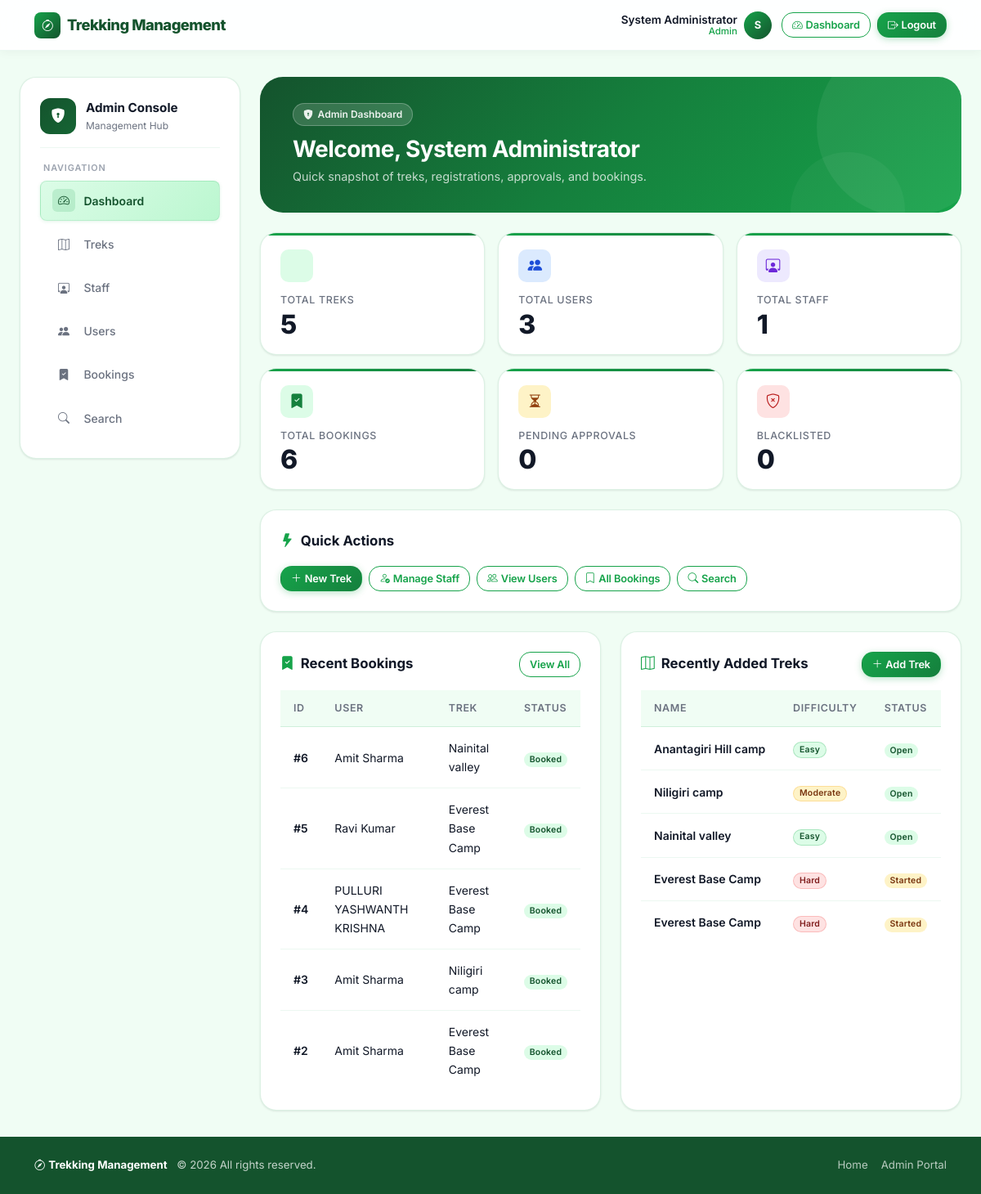
Page /admin/ (signed in) on the committed database.
### trekking_app/models.py (models this page shows, shortened)
class User(UserMixin, db.Model):
    __tablename__ = "users"
    id = db.Column(db.Integer, primary_key=True)
    full_name = db.Column(db.String(120), nullable=False)
    email = db.Column(db.String(255), unique=True, nullable=False, index=True)
    phone = db.Column(db.String(20), nullable=False)
    password_hash = db.Column(db.String(255), nullable=False)
    role = db.Column(db.String(20), nullable=False, default="user")
    approval_status = db.Column(db.String(20), nullable=False, default="approved")
    is_account_active = db.Column(db.Boolean, nullable=False, default=True)
    is_blacklisted = db.Column(db.Boolean, nullable=False, default=False)
    created_at = db.Column(db.DateTime, nullable=False, default=datetime.utcnow)
    updated_at = db.Column(
        db.DateTime,
        nullable=False,
        default=datetime.utcnow,
        onupdate=datetime.utcnow,
    )
    assigned_treks = db.relationship(
        "Trek",
        back_populates="assigned_staff",
        foreign_keys="Trek.assigned_staff_id",
        lazy="selectin",
    )
    bookings = db.relationship("Booking", back_populates="user", lazy="selectin")
    @property
    def is_staff_member(self):
        return self.role == "staff"

class Booking(db.Model):
    __tablename__ = "bookings"
    __table_args__ = (
        UniqueConstraint("user_id", "trek_id", name="uq_booking_user_trek"),
    )
    id = db.Column(db.Integer, primary_key=True)
    user_id = db.Column(db.Integer, db.ForeignKey("users.id"), nullable=False)
    trek_id = db.Column(db.Integer, db.ForeignKey("treks.id"), nullable=False)
    booking_date = db.Column(db.Date, nullable=False, default=date.today)
    status = db.Column(db.String(20), nullable=False, default="booked")
    created_at = db.Column(db.DateTime, nullable=False, default=datetime.utcnow)
    updated_at = db.Column(
        db.DateTime,
        nullable=False,
        default=datetime.utcnow,
        onupdate=datetime.utcnow,
    )
    user = db.relationship("User", back_populates="bookings", lazy="joined")
    trek = db.relationship("Trek", back_populates="bookings", lazy="joined")

class Trek(db.Model):
    __tablename__ = "treks"
    id = db.Column(db.Integer, primary_key=True)
    name = db.Column(db.String(150), nullable=False)
    location = db.Column(db.String(150), nullable=False)
    difficulty = db.Column(db.String(20), nullable=False)
    duration_days = db.Column(db.Integer, nullable=False)
    total_slots = db.Column(db.Integer, nullable=False)
    status = db.Column(db.String(20), nullable=False, default="closed")
    start_date = db.Column(db.Date, nullable=False)
    end_date = db.Column(db.Date, nullable=False)
    description = db.Column(db.Text, nullable=True)
    assigned_staff_id = db.Column(db.Integer, db.ForeignKey("users.id"), nullable=True)
    is_archived = db.Column(db.Boolean, nullable=False, default=False)
    created_at = db.Column(db.DateTime, nullable=False, default=datetime.utcnow)
    updated_at = db.Column(
        db.DateTime,
        nullable=False,
        default=datetime.utcnow,
        onupdate=datetime.utcnow,
    )
    assigned_staff = db.relationship(
        "User",
        back_populates="assigned_treks",
        foreign_keys=[assigned_staff_id],
        lazy="joined",
    )
    bookings = db.relationship("Booking", back_populates="trek", lazy="selectin")

### trekking_app/admin/routes.py (the view)
@admin_bp.route("/")
@role_required("admin")
def dashboard():
    total_treks = Trek.query.filter_by(is_archived=False).count()
    total_users = User.query.filter_by(role="user").count()
    total_staff = User.query.filter_by(role="staff").count()
    total_bookings = Booking.query.count()
    pending_staff = User.query.filter_by(role="staff", approval_status="pending").count()
    blacklisted_accounts = User.query.filter_by(is_blacklisted=True).count()
    recent_bookings = Booking.query.order_by(Booking.created_at.desc()).limit(5).all()
    recent_treks = (
        Trek.query.filter_by(is_archived=False)
        .order_by(Trek.created_at.desc())
        .limit(5)
        .all()
    )
    return render_template(
        "admin/dashboard.html",
        current_section="dashboard",
        user=current_user,
        total_treks=total_treks,
        total_users=total_users,
        total_staff=total_staff,
        total_bookings=total_bookings,
        pending_staff=pending_staff,
        blacklisted_accounts=blacklisted_accounts,
        recent_bookings=recent_bookings,
        recent_treks=recent_treks,
    )

### trekking_app/__init__.py (called while the page is built)
def register_context_processors(app):
    @app.context_processor
    def inject_layout_helpers():
        from trekking_app.auth.forms import LogoutForm
        def trek_status_badge(status):
            mapping = {
                "open": "text-bg-success",
                "started": "text-bg-warning",
                "completed": "text-bg-secondary",
                "closed": "text-bg-light border",
                "archived": "text-bg-danger",
            }
            return mapping.get(status, "text-bg-light border")
        return {
            "logout_form": LogoutForm(),
            "get_dashboard_endpoint": get_dashboard_endpoint,
            "current_year": datetime.utcnow().year,
            "trek_status_badge": trek_status_badge,
        }

@login_manager.user_loader
def load_user(user_id):
    return db.session.get(User, int(user_id))

### trekking_app/templates/admin/dashboard.html (shortened to what this page needs)
{% extends "admin/layout.html" %}
{% block admin_content %}
<div class="page-header mb-4">
  <div style="position:relative;z-index:1;">
    <div class="page-header-tag"><i class="bi bi-shield-lock-fill"></i> Admin Dashboard</div>
    <h2 class="h3 fw-bold mb-1">Welcome, {{ user.full_name }}</h2>
    <p class="page-header-subtitle mb-0">Quick snapshot of treks, registrations, approvals, and bookings.</p>
  </div>
</div>
<div class="row g-3 mb-4">
  {% for icon, label, value, color in [
    ('mountain', 'Total Treks', total_treks, 'green'),
    ('people-fill', 'Total Users', total_users, 'blue'),
    ('person-workspace', 'Total Staff', total_staff, 'purple'),
    ('bookmark-check-fill', 'Total Bookings', total_bookings, 'green'),
    ('hourglass-split', 'Pending Approvals', pending_staff, 'amber'),
    ('shield-x', 'Blacklisted', blacklisted_accounts, 'red'),
  ] %}
  <div class="col-md-6 col-lg-4">
    <div class="metric-card h-100">
      <div class="metric-icon {{ color }}"><i class="bi bi-{{ icon }}"></i></div>
      <div class="metric-label">{{ label }}</div>
      <div class="metric-value">{{ value }}</div>
    </div>
  </div>
  {% endfor %}
</div>
<div class="dashboard-card p-4 mb-4">
  <div class="section-title"><i class="bi bi-lightning-fill"></i> Quick Actions</div>
  <div class="d-flex flex-wrap gap-2">
    <a class="btn btn-success btn-sm" href="{{ url_for('admin.create_trek') }}"><i class="bi bi-plus-lg me-1"></i>New Trek</a>
    <a class="btn btn-outline-success btn-sm" href="{{ url_for('admin.staff_list') }}"><i class="bi bi-person-check me-1"></i>Manage Staff</a>
    <a class="btn btn-outline-success btn-sm" href="{{ url_for('admin.users_list') }}"><i class="bi bi-people me-1"></i>View Users</a>
    <a class="btn btn-outline-success btn-sm" href="{{ url_for('admin.bookings_list') }}"><i class="bi bi-bookmark me-1"></i>All Bookings</a>
    <a class="btn btn-outline-success btn-sm" href="{{ url_for('admin.search') }}"><i class="bi bi-search me-1"></i>Search</a>
  </div>
</div>
<div class="row g-4">
  <div class="col-lg-6">
    <div class="dashboard-card p-4 h-100">
      <div class="d-flex justify-content-between align-items-center mb-3">
        <div class="section-title mb-0"><i class="bi bi-bookmark-check-fill"></i> Recent Bookings</div>
        <a class="btn btn-outline-success btn-sm" href="{{ url_for('admin.bookings_list') }}">View All</a>
      </div>
      {% if recent_bookings %}
        <div class="table-responsive">
          <table class="table mb-0">
            <thead><tr><th>ID</th><th>User</th><th>Trek</th><th>Status</th></tr></thead>
            <tbody>
              {% for booking in recent_bookings %}
              <tr>
                <td class="fw-semibold">#{{ booking.id }}</td>
                <td>{{ booking.user.full_name }}</td>
                <td>{{ booking.trek.name }}</td>
                <td><span class="badge status-{{ booking.status }} rounded-pill">{{ booking.status|title }}</span></td>
              </tr>
              {% endfor %}
            </tbody>
          </table>
        </div>
      {% else %}
        <p class="text-secondary small mb-0">No bookings available yet.</p>
      {% endif %}
    </div>
  </div>
  <div class="col-lg-6">
    <div class="dashboard-card p-4 h-100">
      <div class="d-flex justify-content-between align-items-center mb-3">
        <div class="section-title mb-0"><i class="bi bi-map"></i> Recently Added Treks</div>
        <a class="btn btn-success btn-sm" href="{{ url_for('admin.create_trek') }}"><i class="bi bi-plus-lg me-1"></i>Add Trek</a>
      </div>
      {% if recent_treks %}
        <div class="table-responsive">
          <table class="table mb-0">
            <thead><tr><th>Name</th><th>Difficulty</th><th>Status</th></tr></thead>
            <tbody>
              {% for trek in recent_treks %}
              <tr>
                <td class="fw-semibold">{{ trek.name }}</td>
                <td><span class="badge diff-{{ trek.difficulty }} rounded-pill">{{ trek.difficulty|title }}</span></td>
                <td><span class="badge status-{{ trek.status }} rounded-pill">{{ trek.status|title }}</span></td>
              </tr>
              {% endfor %}
            </tbody>
          </table>
        </div>
      {% else %}
        <p class="text-secondary small mb-0">No treks have been created yet.</p>
      {% endif %}
    </div>
  </div>
</div>
{% endblock %}

### trekking_app/templates/base.html (shortened to what this page needs)
<!DOCTYPE html>
<html lang="en">
<head>
  <link rel="stylesheet" href="https://cdn.jsdelivr.net/npm/bootstrap@5.3.2/dist/css/bootstrap.min.css">
  <link rel="stylesheet" href="https://cdn.jsdelivr.net/npm/bootstrap-icons@1.11.3/font/bootstrap-icons.min.css">
  <link rel="stylesheet" href="{{ url_for('static', filename='css/app.css') }}">
</head>
<body>
<nav class="navbar navbar-expand-md">
  <div class="container-xl">
    <a class="navbar-brand" href="{{ url_for('main.home') }}">
      <span class="brand-icon"><i class="bi bi-compass"></i></span>
      Trekking Management
    </a>
    <div class="collapse navbar-collapse" id="mainNav">
      <div class="ms-auto d-flex align-items-center gap-2">
        {% if current_user.is_authenticated %}
          <div class="d-none d-md-flex align-items-center gap-2 me-1">
            <div class="navbar-user-info">
              <div class="user-name">{{ current_user.full_name }}</div>
              <div class="user-role">{{ current_user.role | title }}</div>
            </div>
            <div class="navbar-avatar">{{ current_user.full_name[0].upper() }}</div>
          </div>
          {% if current_user.role == 'admin' %}
            <a class="btn btn-outline-success btn-sm" href="{{ url_for('admin.dashboard') }}">
              <i class="bi bi-speedometer2 me-1"></i>Dashboard
            </a>
          {% elif current_user.role == 'staff' %}
            <a class="btn btn-outline-success btn-sm" href="{{ url_for('staff.dashboard') }}">
              <i class="bi bi-grid me-1"></i>Dashboard
            </a>
          {% else %}
            <a class="btn btn-outline-success btn-sm" href="{{ url_for('trekker.dashboard') }}">
              <i class="bi bi-grid me-1"></i>Dashboard
            </a>
          {% endif %}
          <form method="post" action="{{ url_for('auth.logout') }}" class="d-inline m-0">
            <button type="submit" class="btn btn-success btn-sm">
              <i class="bi bi-box-arrow-right me-1"></i>Logout
            </button>
          </form>
        {% else %}
          <a class="btn btn-outline-success btn-sm" href="{{ url_for('auth.login') }}">Login</a>
          <a class="btn btn-success btn-sm" href="{{ url_for('auth.register') }}">
            <i class="bi bi-person-plus me-1"></i>Register
          </a>
        {% endif %}
      </div>
    </div>
  </div>
</nav>
<main>
  <div class="content-wrapper">
    {% block content %}{% endblock %}
  </div>
</main>
<footer class="site-footer">
  <div class="container-xl">
    <div class="d-flex flex-column flex-md-row align-items-center justify-content-between gap-3">
      <div>
        <span class="footer-brand"><i class="bi bi-compass me-1"></i>Trekking Management</span>
        <span class="ms-2">© {{ current_year }} All rights reserved.</span>
      </div>
      <div class="d-flex gap-3">
        <a href="{{ url_for('main.home') }}">Home</a>
        {% if current_user.is_authenticated %}
          {% if current_user.role == 'admin' %}
            <a href="{{ url_for('admin.dashboard') }}">Admin Portal</a>
          {% elif current_user.role == 'staff' %}
            <a href="{{ url_for('staff.dashboard') }}">Staff Portal</a>
          {% else %}
            <a href="{{ url_for('trekker.browse_treks') }}">Browse Treks</a>
          {% endif %}
        {% else %}
          <a href="{{ url_for('auth.login') }}">Login</a>
          <a href="{{ url_for('auth.register') }}">Register</a>
        {% endif %}
      </div>
    </div>
  </div>
</footer>
</body>
</html>

### rows in the picture
User: full_name "System Administrator", role "Admin", full_name "S"
Booking: id "6", user.full_name "Amit Sharma", trek.name "Nainital valley", status "Booked"
Booking: id "5", user.full_name "Ravi Kumar", trek.name "Everest Base Camp", status "Booked"
Booking: id "4", user.full_name "PULLURI YASHWANTH KRISHNA", trek.name "Everest Base Camp", status "Booked"
Booking: id "3", user.full_name "Amit Sharma", trek.name "Niligiri camp", status "Booked"
Booking: id "2", user.full_name "Amit Sharma", trek.name "Everest Base Camp", status "Booked"
Trek: name "Anantagiri Hill camp", difficulty "Easy", status "Open"
Trek: name "Niligiri camp", difficulty "Moderate", status "Open"
Trek: name "Nainital valley", difficulty "Easy", status "Open"
Trek: name "Everest Base Camp", difficulty "Hard", status "Started"
Trek: name "Everest Base Camp", difficulty "Hard", status "Started"

### other values in the picture
{{ label }} "TOTAL TREKS" "TOTAL USERS" "TOTAL STAFF" "TOTAL BOOKINGS" "PENDING APPROVALS" "BLACKLISTED"
{{ value }} "5" "3" "1" "6" "0" "0"
